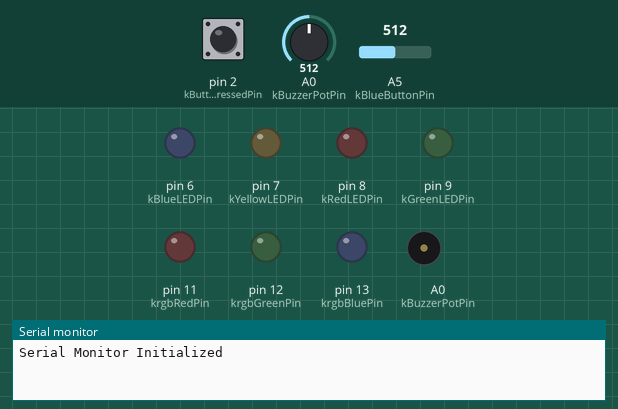
Bench run of a sketch on a simulated Arduino Uno, built with avr-gcc and run on an emulated ATmega328P. Parts: output pins drawn as LEDs (lit = HIGH), buzzer (waves = sounding), the last lines printed to the serial monitor. The inputs (shaded band) are chosen by the test bench; at power-on: pin 2 (kButtonPressedPin) LOW, A0 (kBuzzerPotPin) = 512, A5 (kBlueButtonPin) = 512.

Above: at 1.2 s.
1.3 s: pin 2 (kButtonPressedPin) pulled HIGH for 0.15 s
At 2.5 s:
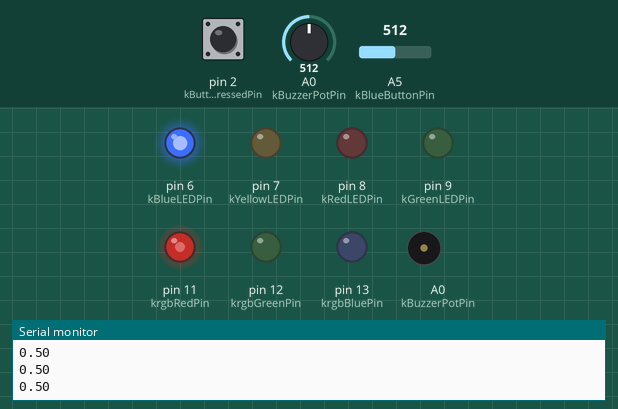
4.3 s: A0 (kBuzzerPotPin) set to 498
At 7.0 s:
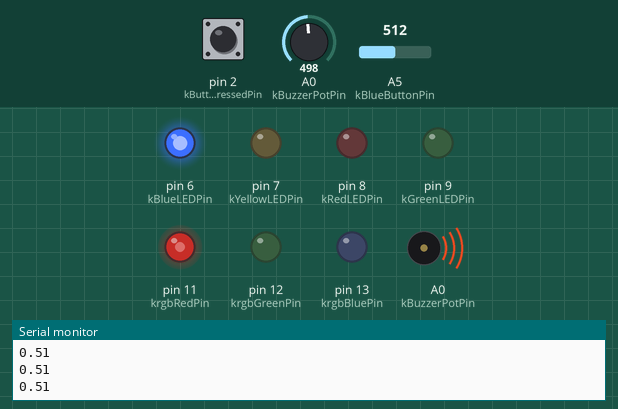
7.3 s: A0 (kBuzzerPotPin) set to 1023
At 7.7 s:
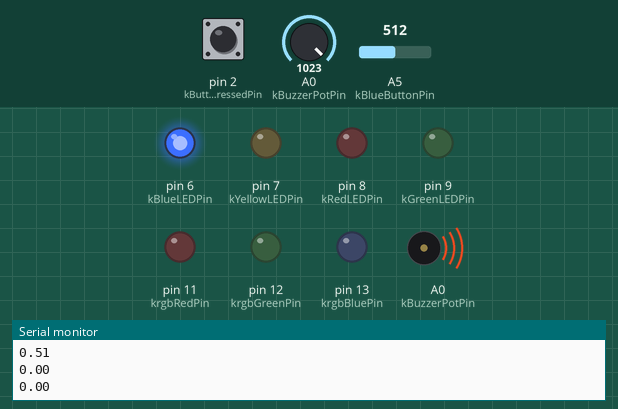
10.3 s: pin 2 (kButtonPressedPin) pulled HIGH for 1 s
At 11.6 s:
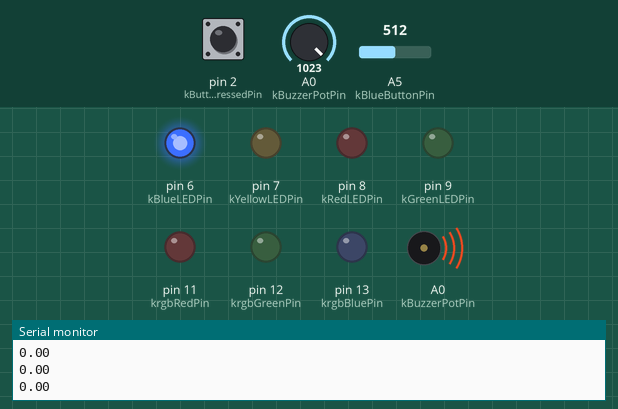
12.8 s: A0 (kBuzzerPotPin) set to 1004
At 13.5 s:
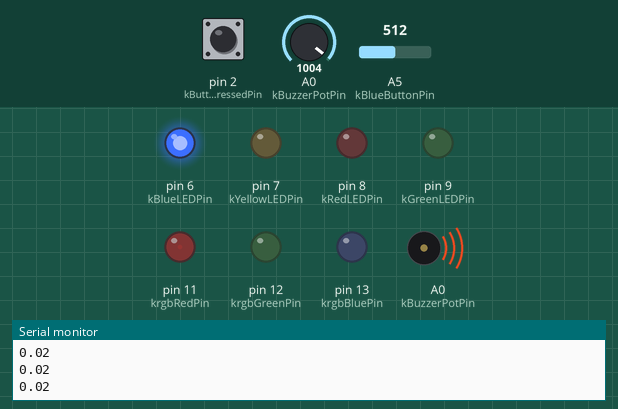
15.8 s: A0 (kBuzzerPotPin) set to 490
At 19.5 s:
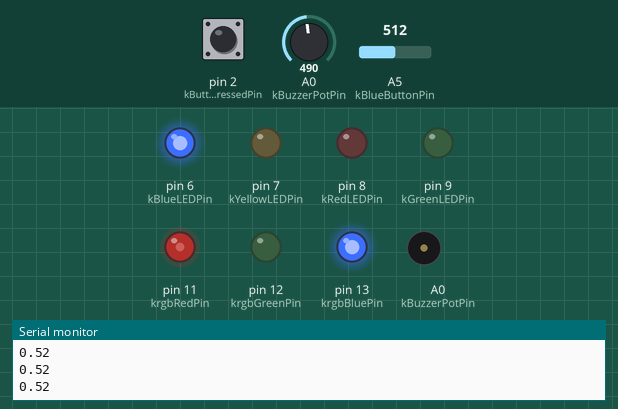
Timing chart, 0 to 19.8 s (numbered marks = the images above; inputs shaded):
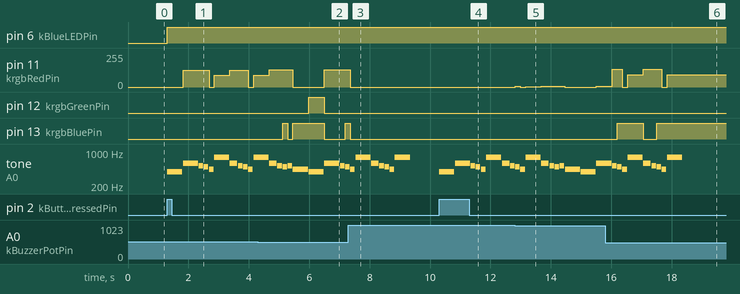

The sketch:

music_box.ino
```cpp
//------------ PINS -----------------
const int kBlueButtonPin = A5;
const int kYellowButtonPin = A4;
const int kRedButtonPin = A3;
const int kGreenButtonPin = A2;


const int kBlueLEDPin = 6;
const int kYellowLEDPin = 7;
const int kRedLEDPin = 8;
const int kGreenLEDPin = 9;


const int kBuzzerPotPin = A0;
const int kButtonPressedPin = 2;


const int krgbRedPin = 11;
const int krgbBluePin = 13;
const int krgbGreenPin = 12;


volatile bool buttonStatusTrue = false;
volatile int whichButtonPressed = -1; //1  = blue, 2 = yellow, 3 = red, 4 = green (-1 is invalid)


//structs - these were not covered in class, but after research it was decided that these would be best
//to store a frequency and associated color
struct Note {
  int freq;
  int r;
  int g;
  int b;


};
// to store the note and associated duration of note
struct MelodyStep{
  Note note;
  int duration;


};


//FREQUENCY TO NOTE TRANSLATION
// Note frequencies (Hz) with associated colors- full chromatic scale
// index 0 = frequency, index 1 = r, index 2 = g, index 3 = b
const Note kNoteRest = {0, 0, 0, 0};
const Note kNoteC4   = {262, 255, 0, 0};     // Red
const Note kNoteCS4  = {277, 150, 20, 0};    // Dark Red
const Note kNoteD4   = {294, 255, 128, 0};   // Orange
const Note kNoteDS4  = {311, 150, 100, 0};   // Gold
const Note kNoteE4   = {330, 255, 255, 0};   // Bright Yellow
const Note kNoteF4   = {349, 0, 255, 0};     // Green
const Note kNoteFS4  = {370, 0, 150, 70};    // Pine Green
const Note kNoteG4   = {392, 0, 255, 255};   // Cyan
const Note kNoteGS4  = {415, 0, 100, 200};   // Medium Blue
const Note kNoteGSharp4 = {415, 0, 100, 200};// (Match GS4)
const Note kNoteA4   = {440, 0, 0, 255};     // Royal Blue
const Note kNoteAS4  = {466, 100, 0, 200};   // Deep Purple
const Note kNoteB4   = {494, 255, 0, 255};   // Magenta
const Note kNoteC5   = {523, 255, 100, 100}; // Coral/Salmon
const Note kNoteCS5  = {554, 200, 50, 100};
const Note kNoteD5   = {587, 255, 200, 100}; // Peach
const Note kNoteDS5  = {622, 119, 255, 53};  // Neon Green
const Note kNoteE5   = {659, 255, 255, 150}; // Pale Yellow
const Note kNoteF5   = {698, 150, 255, 255}; // Pale Blue
const Note kNoteFS5  = {740, 0, 180, 120};   // Seafoam Green
const Note kNoteG5   = {784, 180, 150, 255}; // Lavender
const Note kNoteGS5  = {831, 208, 188, 255}; // Periwinkle
const Note kNoteA5   = {880, 195, 255, 188}; // Mint Green
const Note kNoteAS5  = {932, 29, 71, 24};    // Forest Green
const Note kNoteB5   = {988, 145, 255, 253}; // Aquamarine
const Note kNoteC6   = {1047, 233, 255, 169}; // Lime Green
const Note kNoteD6   = {1175, 145, 3, 87};    // Maroon
const Note kNoteE6   = {1319, 180, 126, 240}; // Violet
const Note kNoteF6   = {1397, 255, 100, 0};   // Orange
const Note kNoteG6   = {1568, 255, 243, 0};   // Gold


// SONGS - melody struct array of notes and associated frequencies
// Harry Potter Theme (Hedwig's Theme)
MelodyStep kMelodyHarryPotter[] = {
  {kNoteB4, 400}, {kNoteE5, 600}, {kNoteG5, 200}, {kNoteFS5, 400}, {kNoteE5, 800},
  {kNoteB5, 400}, {kNoteA5, 1200},
  {kNoteFS5, 1200},
  {kNoteE5, 600}, {kNoteG5, 200}, {kNoteFS5, 400}, {kNoteDS5, 800},
  {kNoteF5, 400}, {kNoteB4, 1600}}; // 14 long


// Imperial March
MelodyStep kMelodyImperialMarch[]= {
  {kNoteA4, 500}, {kNoteA4, 500}, {kNoteA4, 500}, {kNoteF4, 350}, {kNoteC5, 150},
  {kNoteA4, 500}, {kNoteF4, 350}, {kNoteC5, 150}, {kNoteA4, 650},
  {kNoteE5, 500}, {kNoteE5, 500}, {kNoteE5, 500}, {kNoteF5, 350}, {kNoteC5, 150},
  {kNoteGSharp4, 500}, {kNoteF4, 350}, {kNoteC5, 150}, {kNoteA4, 650}}; //18 long


// The Godfather Love Theme
MelodyStep kMelodyTheGodfather[] = {
  {kNoteE4, 375}, {kNoteA4, 375}, {kNoteC5, 375}, //1
  {kNoteB4, 375}, {kNoteA4, 375}, {kNoteC5, 375}, {kNoteA4, 375}, {kNoteB4, 375}, {kNoteA4, 375}, {kNoteF4, 375}, {kNoteG4, 375},
  {kNoteE4, 1500}, {kNoteE4, 375}, {kNoteA4, 375}, {kNoteC5, 375},
  {kNoteB4, 375}, {kNoteA4, 375}, {kNoteC5, 375}, {kNoteA4, 375}, {kNoteC5, 375}, {kNoteA4, 375}, {kNoteE4, 375}, {kNoteDS4, 375},
  {kNoteD4, 1500}, {kNoteD4, 375}, {kNoteF4, 375} // Ends at note 26
};


// Never Gonna Give You Up
MelodyStep kMelodyNeverGonnaGiveYouUp[] = {
  {kNoteD5, 789}, {kNoteE5, 789}, {kNoteA4, 526},
  {kNoteE5, 789}, {kNoteFS5, 789}, {kNoteA5, 131}, {kNoteG5, 131}, {kNoteFS5, 263},
  {kNoteD5, 789}, {kNoteE5, 789}, {kNoteA4, 1052},
  {kNoteA4, 131}, {kNoteA4, 131}, {kNoteB4, 131}, {kNoteD5, 263}, {kNoteD5, 131},
  {kNoteD5, 789}, {kNoteE5, 789}, {kNoteA4, 526},
  {kNoteE5, 789}, {kNoteFS5, 789}, {kNoteA5, 131}, {kNoteG5, 131}, {kNoteFS5, 263},
  {kNoteD5, 789}, {kNoteE5, 789}, {kNoteA4, 1052},
  {kNoteA4, 131}, {kNoteA4, 131}, {kNoteB4, 131} // Ends at note 30
};


MelodyStep kMelodyMario[] = {
  {kNoteE5, 125}, {kNoteE5, 125}, {kNoteRest, 125}, {kNoteE5, 125}, {kNoteRest, 125}, {kNoteC5, 125}, {kNoteE5, 125}, {kNoteRest, 125},
  {kNoteG5, 125}, {kNoteRest, 375}, {kNoteG4, 125}, {kNoteRest, 375},
  {kNoteC5, 250}, {kNoteG4, 250}, {kNoteE4, 250}, {kNoteA4, 250}, {kNoteB4, 250}, {kNoteAS4, 125}, {kNoteA4, 250},
  {kNoteG4, 150}, {kNoteE5, 150}, {kNoteG5, 150}, {kNoteA5, 250}, {kNoteF5, 125}, {kNoteG5, 125},
  {kNoteE5, 250}, {kNoteC5, 125}, {kNoteD5, 125}, {kNoteB4, 250}
}; // 29 steps


MelodyStep kMelodyStarWarsTheme[] = {
  {kNoteG4, 500}, {kNoteD5, 500}, {kNoteC5, 150}, {kNoteB4, 150}, {kNoteA4, 150}, {kNoteG5, 500}, {kNoteD5, 250},
  {kNoteC5, 150}, {kNoteB4, 150}, {kNoteA4, 150}, {kNoteG5, 500}, {kNoteD5, 250}, {kNoteC5, 150}, {kNoteB4, 150}, {kNoteC5, 150},
  {kNoteA4, 500}, {kNoteG4, 500}, {kNoteD5, 500}, {kNoteC5, 150}, {kNoteB4, 150}, {kNoteA4, 150}, {kNoteG5, 500}, {kNoteD5, 250},
  {kNoteC5, 150}, {kNoteB4, 150}, {kNoteA4, 150}, {kNoteG5, 500}
}; // 27 steps


void setup() {
  // put your setup code here, to run once:
  Serial.begin(9600);
  Serial.println("Serial Monitor Initialized");


  pinMode(kBlueLEDPin, OUTPUT);
  pinMode(kYellowLEDPin, OUTPUT);
  pinMode(kRedLEDPin, OUTPUT);
  pinMode(kGreenLEDPin, OUTPUT);


  pinMode(krgbRedPin, OUTPUT);
  pinMode(krgbBluePin, OUTPUT);
  pinMode(krgbGreenPin, OUTPUT);


  attachInterrupt(digitalPinToInterrupt(kButtonPressedPin), buttonPressed, RISING);


}


void loop() {
  delay(100);


  if(buttonStatusTrue){
    //making false so it resets after
      buttonStatusTrue = false;


    //pulling all LEDS low
      pullAllLedsLow();


    //finding which button was pressed
    // finding which button was pressed: 1 = blue; 2 = yellow; 3 = red; 4 = green
    // calls functions associated with button press (setting led to high and playing song   associated with button)


    switch(whichButtonPressed){
      case 1:
        digitalWrite(kBlueLEDPin, HIGH);
        playMelody(kMelodyStarWarsTheme, 27);
        delay(50);
      break;


      case 2:
        digitalWrite(kYellowLEDPin, HIGH);
        playMelody(kMelodyMario, 29);
        delay(50);
      break;


      case 3:
        digitalWrite(kRedLEDPin, HIGH);
        playMelody(kMelodyTheGodfather, 26);
        delay(50);
      break;


      case 4:
        digitalWrite(kGreenLEDPin, HIGH);
        playMelody(kMelodyNeverGonnaGiveYouUp, 30);
        delay(50);


      case -1:
        Serial.println("no button found :(");
      break;


      default:
        Serial.println("How did you get here?");
      break;
    }


  }
}


/*This function will analog read each color button to see which one was pressed, returning the int associated with that color. If none were pressed, returning -1*/
int pollButtonPressed(){
  if(analogRead(kBlueButtonPin) > 500){
    return 1;
  }
  else if (analogRead(kYellowButtonPin) > 500){
    return 2;
  }
  else if(analogRead(kRedButtonPin) > 500){
    return 3;
  }
  else if(analogRead(kGreenButtonPin) > 500){
    return 4;
  }
  else
    return -1;


}
/*This function pulls all of the leds to low as a reset, so none are bright at the same time*/
void pullAllLedsLow(){
  digitalWrite(kBlueLEDPin, LOW);
  digitalWrite(kYellowLEDPin, LOW);
  digitalWrite(kRedLEDPin, LOW);
  digitalWrite(kGreenLEDPin, LOW);


}
/*This function will set the volatile boolean buttonStatusTrue to true and poll which button was pressed, changing the volatile int whichButtonPressed*/
void buttonPressed(){
  buttonStatusTrue = true;
  whichButtonPressed = pollButtonPressed();


}
/*This function will run through the melody step arrays and run the song passed through as an argument. If the button is pressed, it breaks out of the for loop and stops playing the current song.*/
void playMelody(MelodyStep melody[], int lengthSong) {
    for (int i = 0; i < lengthSong; i++) {
      if(buttonStatusTrue){
        break;
      }
      //getting current note and duration
        Note currentNote = melody[i].note;
        int duration = melody[i].duration;
        //displaying rgb color to the led
          writeColor(currentNote.r, currentNote.g, currentNote.b);


        //playing melody
        if (currentNote.freq == kNoteRest.freq) {
            noTone(kBuzzerPotPin);
            delay(duration);
        } else {
            tone(kBuzzerPotPin, currentNote.freq, duration);
            delay(duration + 20);
        }
    }
    noTone(kBuzzerPotPin);
}


// RGB LED functions
void writeColor(int redPWM, int greenPWM, int bluePWM){
  //polling brightness of rgb led
    int voltage = analogRead(kBuzzerPotPin);
    float pwmVal = map(voltage, 0, 1023, 0, 255);
    float percentPWM = 1-pwmVal/255.;


  //Serial.println(percentPwm);
    Serial.println(percentPWM);


//writing to pins
  analogWrite(krgbRedPin, redPWM*percentPWM);
  analogWrite(krgbBluePin, bluePWM*percentPWM);
  analogWrite(krgbGreenPin, greenPWM*percentPWM);
}
```

Measured:
- the behaviour switches between 510 and 509 on A0 (kBuzzerPotPin) (found by bisection; images 1 and 2)
- after the input at 1.3 s, pin 6 (kBlueLEDPin): LOW → HIGH at once; pin 11 (krgbRedPin): 0/255 → 127/255 after 0.52 s, → 0/255 0.86 s later, → 90/255 0.17 s later, → 127/255 0.52 s later, … (6 changes in this stretch)
- after the input at 4.3 s, pin 12 (krgbGreenPin): LOW → HIGH after 1.7 s, → LOW 0.52 s later; pin 13 (krgbBluePin): goes HIGH 0.17 s, LOW 0.17 s, HIGH 1.0 s, LOW 0.69 s, then HIGH, starting after 0.82 s
- after the input at 7.3 s, pin 11 (krgbRedPin): goes on until 7.4 s, then stays 0/255
- after the input at 10.3 s, tone on A0 (kBuzzerPotPin): plays 392 Hz for 0.50 s, 587 Hz for 0.50 s, 523 Hz for 0.15 s, 494 Hz for 0.15 s, 440 Hz for 0.15 s, 784 Hz for 0.50 s … (8 notes in this stretch), starting at once
- after the input at 12.8 s, pin 11 (krgbRedPin): 0/255 → 4/255 at once, → 0/255 0.17 s later, → 3/255 0.17 s later, → 4/255 0.52 s later, … (6 changes in this stretch)
- after the input at 15.8 s, pin 13 (krgbBluePin): LOW → HIGH after 0.40 s, → LOW 0.86 s later, → HIGH 0.44 s later
